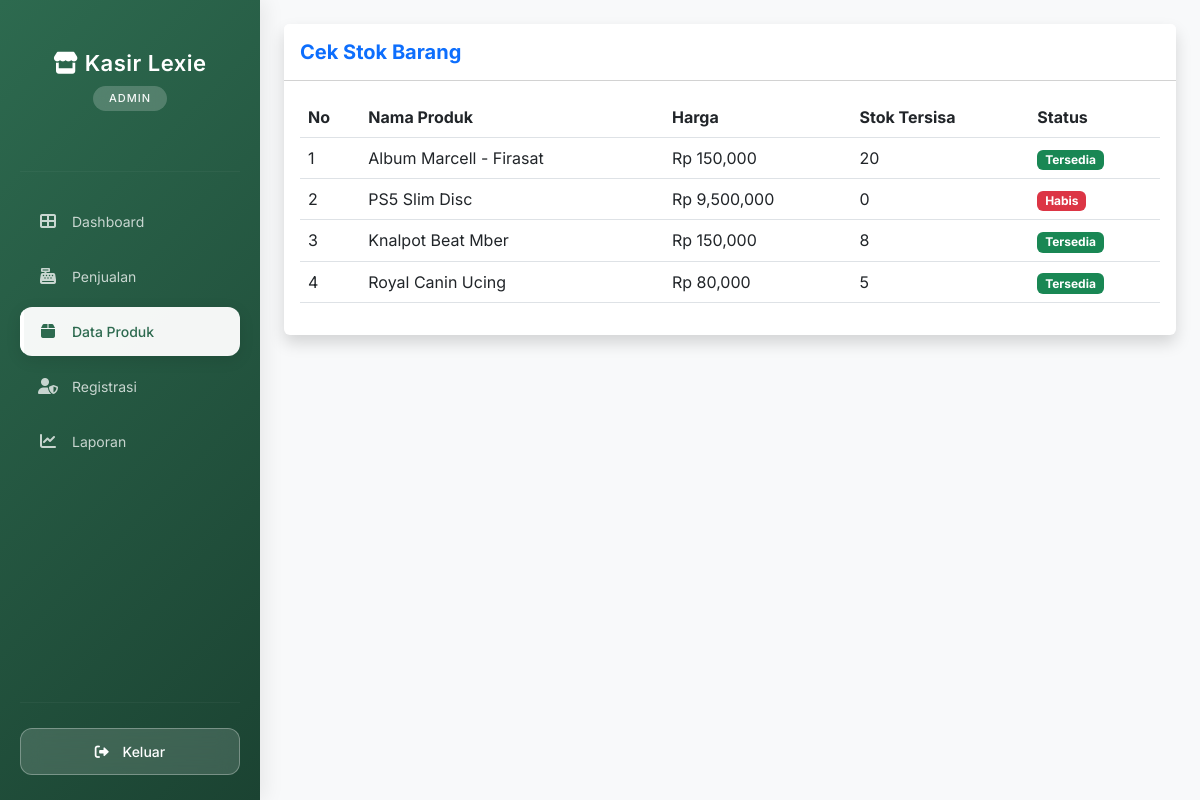
Screenshot of /kasir/petugas/produk/index.php (signed in) with the database file from the repository.
### tables this page shows
CREATE TABLE `produk` (
  `ProdukID` int(11) NOT NULL,
  `NamaProduk` varchar(255) NOT NULL,
  `Harga` decimal(10,2) NOT NULL,
  `Stok` int(11) NOT NULL
);

### kasir/petugas/produk/index.php (the view, shortened to what this page needs)
<?php
include '../../main/connect.php';
?>
<!DOCTYPE html>
<html lang="id">
<head>
    <link href="https://cdn.jsdelivr.net/npm/bootstrap@5.3.0/dist/css/bootstrap.min.css" rel="stylesheet">
</head>
<body class="bg-light">
    <div class="d-flex">
        <?php include '../../template/sidebar.php'; ?>
        <div class="container-fluid p-4">
            <div class="card shadow border-0">
                <div class="card-header bg-white py-3">
                    <h5 class="fw-bold m-0 text-primary">Cek Stok Barang</h5>
                </div>
                <div class="card-body">
                    <table class="table table-hover">
                        <thead>
                            <tr>
                                <th>No</th>
                                <th>Nama Produk</th>
                                <th>Harga</th>
                                <th>Stok Tersisa</th>
                                <th>Status</th>
                            </tr>
                        </thead>
                        <tbody>
                            <?php
                            $no = 1;
                            $sql = mysqli_query($conn, "SELECT * FROM produk");
                            while($d = mysqli_fetch_array($sql)){
                                $status = ($d['Stok'] > 0) ? "<span class='badge bg-success'>Tersedia</span>" : "<span class='badge bg-danger'>Habis</span>";
                            ?>
                            <tr>
                                <td><?= $no++; ?></td>
                                <td><?= $d['NamaProduk']; ?></td>
                                <td>Rp <?= number_format($d['Harga']); ?></td>
                                <td><?= $d['Stok']; ?></td>
                                <td><?= $status; ?></td>
                            </tr>
                            <?php } ?>
                        </tbody>
                    </table>
                </div>
            </div>
        </div>
    </div>
</body>
</html>

### kasir/template/sidebar.php (style rules this page uses)
* { font-family: 'Inter', sans-serif; }

### rows the page displays
produk: NamaProduk "Album Marcell - Firasat", Harga "150,000", Stok "20", shows "Tersedia"
produk: NamaProduk "PS5 Slim Disc", Harga "9,500,000", Stok "0", shows "Habis"
produk: NamaProduk "Knalpot Beat Mber", Harga "150,000", Stok "8", shows "Tersedia"
produk: NamaProduk "Royal Canin Ucing", Harga "80,000", Stok "5", shows "Tersedia"

### other values shown
$_SESSION['role'] "ADMIN"
